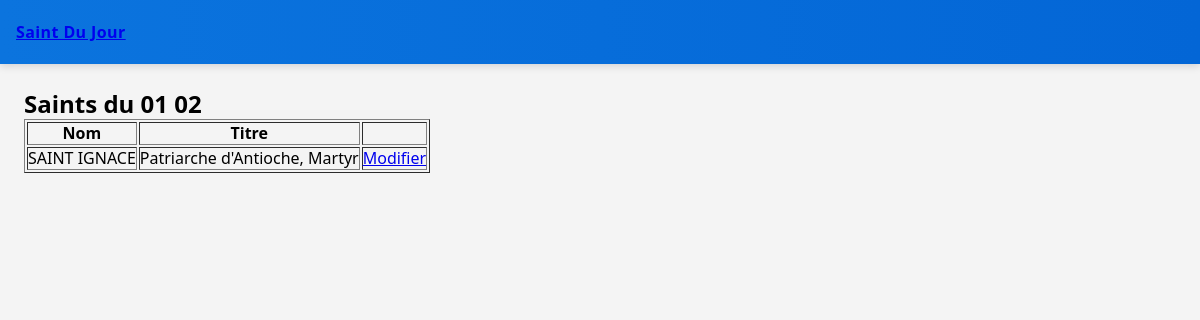
The app's page /02/01, older data.
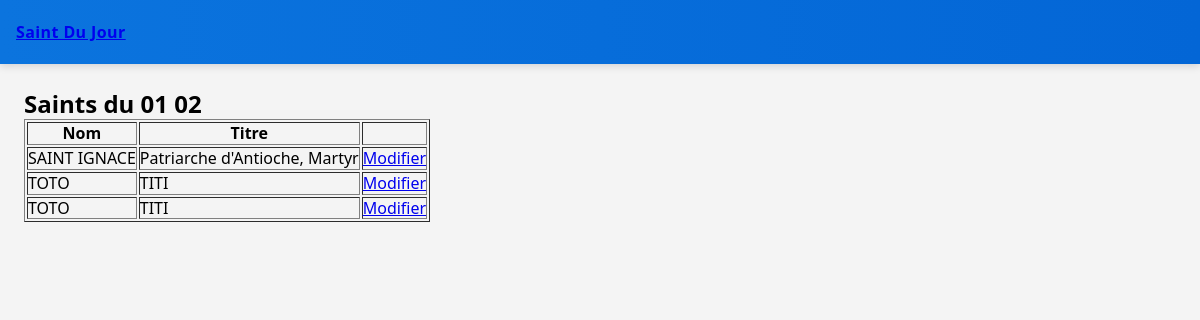
The same page, newer data.
### tables this page shows
CREATE TABLE saints (
    id INTEGER PRIMARY KEY AUTOINCREMENT,
    nom TEXT NOT NULL,
    titre TEXT,
    date_naissance TEXT,
    description TEXT NOT NULL,
    source TEXT,
    jour TEXT NOT NULL,
    mois TEXT NOT NULL
, image TEXT);

### app.py (the view)
@app.route("/<mois>/<jour>")
def saints(mois, jour):
    saints = query("SELECT * FROM saints WHERE mois=? AND jour=? ORDER BY nom", (mois, jour))
    return render_template("saints.html", saints=saints, mois=mois, jour=jour)

### app.py (called while the page is built)
def query(sql, params=(), one=False):
    conn = sqlite3.connect(DB)
    conn.row_factory = sqlite3.Row
    cur = conn.cursor()
    cur.execute(sql, params)
    result = cur.fetchall()
    conn.commit()
    conn.close()
    return (result[0] if result else None) if one else result

### templates/saints.html
{% extends "base.html" %}
{% block content %}
<h2>Saints du {{ jour }} {{ mois }}</h2>
<table border="1" cellpadding="5">
<tr><th>Nom</th><th>Titre</th><th></th></tr>
{% for s in saints %}
<tr>
    <td>{{ s['nom'] }}</td>
    <td>{{ s['titre'] }}</td>
    <td><a href="{{ url_for('edit', id=s['id']) }}">Modifier</a></td>
</tr>
{% endfor %}
</table>
{% endblock %}

Row changes from the older to the newer data that the page shows:
added saints: nom "TOTO", titre "TITI"
added saints: nom "TOTO", titre "TITI"
